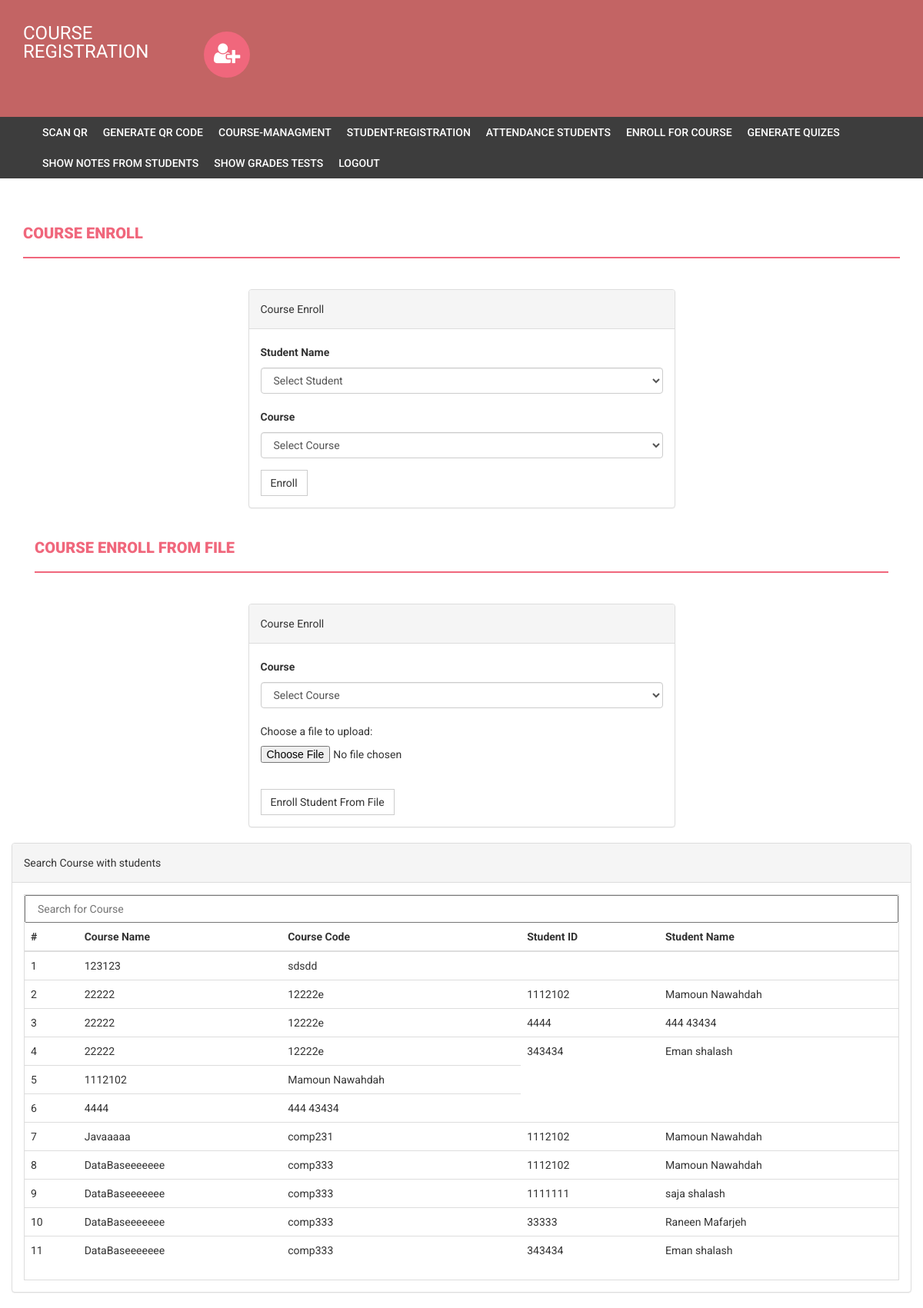
The page /enroll.php (signed in) on the database its author committed.
### tables this page shows
CREATE TABLE `courseenrolls` (
  `id` int(11) NOT NULL,
  `course` int(11) NOT NULL,
  `studentid` int(11) NOT NULL
);

CREATE TABLE `students` (
  `StudentRegno` varchar(255) NOT NULL,
  `password` varchar(255) NOT NULL,
  `studentName` varchar(255) NOT NULL
);

CREATE TABLE `course` (
  `id` int(11) NOT NULL,
  `courseCode` varchar(255) NOT NULL,
  `courseName` varchar(255) NOT NULL
);

### enroll.php (the view, shortened to what this page needs)
<?php
if (strlen($_SESSION['alogin']) == 0) {
    header('location:index.php');
} else {
    ?>
<!DOCTYPE html>
<html xmlns="http://www.w3.org/1999/xhtml">
<head>
<link href="assets/css/bootstrap.css" rel="stylesheet" />
<link href="assets/css/font-awesome.css" rel="stylesheet" />
<link href="assets/css/style.css" rel="stylesheet" />
</head>
<body>
<?php include('includes/header.php');?>
<?php
    if ($_SESSION['alogin'] != "") {
        include ('includes/menubar.php');
    }
    ?>
	<div class="content-wrapper">
		<div class="container">
			<div class="row">
				<div class="col-md-12">
					<h1 class="page-head-line">Course Enroll</h1>
				</div>
			</div>
			<div class="row">
				<div class="col-md-3"></div>
				<div class="col-md-6">
					<div class="panel panel-default">
						<div class="panel-heading">Course Enroll</div>
						<div class="panel-body">
							<form name="dept" method="post" enctype="multipart/form-data">
								<div class="form-group">
									<label for="studentname">Student Name </label> <select
										class="form-control" name="stuid" id="stuid"
										required="required">
										<option value="">Select Student</option>
    </select>
								</div>
 <?php } ?>
<div class="form-group">
									<label for="Course">Course </label> <select
										class="form-control" name="course" id="course"
										onBlur="courseAvailability()" required="required">
										<option value="">Select Course</option>
    </select> <span id="course-availability-status1"
								</div>
								<button type="submit" name="submit" id="submit"
									class="btn btn-default">Enroll</button>
							</form>
						</div>
					</div>
				</div>
			</div>
		</div>
		<div class="container">
			<div class="col-md-12">
				<h1 class="page-head-line">Course Enroll from File</h1>
			</div>
			<div class="row">
				<div class="col-md-3"></div>
				<div class="col-md-6">
					<div class="panel panel-default">
						<div class="panel-heading">Course Enroll</div>
						<div class="panel-body">
							<form name="dept" method="POST" enctype="multipart/form-data">
								<div class="form-group">
									<label for="Course">Course </label> <select
										class="form-control" name="course2" id="course2"
										onBlur="courseAvailability()" required="required">
										<option value="">Select Course</option>
    </select> <span id="course-availability-status1"
								</div>
								<form enctype="multipart/form-data" method="POST">
										required="required" /> Choose a file to upload: <input
										name="uploadedfile" type="file" required="required" /><br />
									<button type="refat" name="refat" id="refat"
										class="btn btn-default">Enroll Student From File</button>
								</form>
							</form>
						</div>
					</div>
				</div>
			</div>
		</div>
		<div class="col-md-12">
			<div class="panel panel-default">
				<div class="panel-heading">Search Course with students</div>
				<div class="panel-body">
					<div class="table-responsive table-bordered">
					<input class="col-md-12" type="text" id="myInput" onkeyup="myFunction()" placeholder="Search for Course" title="Type in a name">
						<table class="table" id="myTable">
							<thead>
								<tr>
									<th>#</th>
									<th>Course Name</th>
									<th>Course Code</th>
									<th>Student ID</th>
									<th>Student Name</th>
								</tr>
							</thead>
							<tbody>
<?php
$sql = mysql_query("select * from courseenrolls");
$cnt = 1;
while ($row = mysql_fetch_array($sql)) {
    ?>
                                        <tr>
									<td><?php
echo $cnt;
    $sql2 = mysql_query("select * from course where id='$row[course]'");
    while ($row2 = mysql_fetch_array($sql2)) {
        ?></td>
									<td><?php
        echo htmlentities($row2['courseName']);
        ?></td>
									<td><?php
        echo htmlentities($row2['courseCode']);
    }
    ?></td>
									<td><?php
$sql2 = mysql_query("select * from students where StudentRegno='$row[studentid]'");
    while ($row2 = mysql_fetch_array($sql2)) {
        ?>
									<?php
        echo htmlentities($row2['StudentRegno']);
        ?></td>
									<td><?php
        echo htmlentities($row2['studentName']);
    }
    ?></td>
								</tr>
<?php
    $cnt ++;
}
?>
                                    </tbody>
						</table>
					</div>
				</div>
			</div>
		</div>
	</div>
</body>
</html>

### assets/css/style.css (style rules this page uses)
body { font-family: 'Roboto', sans-serif; line-height: 30px; }
.content-wrapper { margin-top: 40px; min-height: 600px; padding-bottom: 60px; }
.page-head-line { font-weight: 900; padding-bottom: 20px; border-bottom: 2px solid #F0677C; text-transform: uppercase; color: #F0677C; font-size: 20px; margin-bottom: 40px; }
.btn { border-radius: 0px; -webkit-border-radius: 0px; -moz-border-radius: 0px; }

### rows shown on the page
students: StudentRegno "123123", studentName "sdsdd"
course: courseName "22222", courseCode "12222e"
students: StudentRegno "1112102", studentName "Mamoun Nawahdah"
students: StudentRegno "4444", studentName "444 43434"
students: StudentRegno "343434", studentName "Eman shalash"
course: courseName "Javaaaaa", courseCode "comp231"
course: courseName "DataBaseeeeeee", courseCode "comp333"
students: StudentRegno "1111111", studentName "saja shalash"
students: StudentRegno "33333", studentName "Raneen Mafarjeh"
